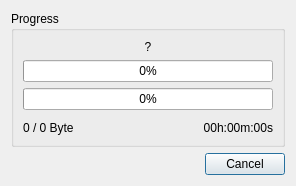
<?xml version="1.0" encoding="UTF-8"?>
<ui version="4.0">
 <class>Dialog_Upload</class>
 <widget class="QDialog" name="Dialog_Upload">
  <property name="geometry">
   <rect>
    <x>0</x>
    <y>0</y>
    <width>292</width>
    <height>185</height>
   </rect>
  </property>
  <property name="windowTitle">
   <string>Voice Upload</string>
  </property>
  <property name="windowIcon">
   <iconset resource="../rrcc.qrc">
    <normaloff>:/png/png/voice.png</normaloff>:/png/png/voice.png</iconset>
  </property>
  <layout class="QVBoxLayout" name="verticalLayout">
   <item>
    <widget class="QGroupBox" name="groupBox">
     <property name="title">
      <string>Progress</string>
     </property>
     <layout class="QVBoxLayout" name="verticalLayout_2">
      <item>
       <widget class="QLabel" name="label_file">
        <property name="minimumSize">
         <size>
          <width>250</width>
          <height>0</height>
         </size>
        </property>
        <property name="toolTip">
         <string>Filename</string>
        </property>
        <property name="text">
         <string notr="true">?</string>
        </property>
        <property name="alignment">
         <set>Qt::AlignCenter</set>
        </property>
       </widget>
      </item>
      <item>
       <widget class="QProgressBar" name="progressBar_upload">
        <property name="toolTip">
         <string>Upload Status</string>
        </property>
        <property name="value">
         <number>0</number>
        </property>
       </widget>
      </item>
      <item>
       <widget class="QProgressBar" name="progressBar_install">
        <property name="toolTip">
         <string>Install Status</string>
        </property>
        <property name="value">
         <number>0</number>
        </property>
       </widget>
      </item>
      <item>
       <layout class="QHBoxLayout" name="horizontalLayout">
        <property name="topMargin">
         <number>5</number>
        </property>
        <item>
         <widget class="QLabel" name="label_bytes">
          <property name="toolTip">
           <string>Transfered Bytes</string>
          </property>
          <property name="text">
           <string notr="true">0 / 0 Byte</string>
          </property>
          <property name="alignment">
           <set>Qt::AlignLeading|Qt::AlignLeft|Qt::AlignVCenter</set>
          </property>
         </widget>
        </item>
        <item>
         <widget class="QLabel" name="label_time">
          <property name="toolTip">
           <string>Elapsed Time</string>
          </property>
          <property name="text">
           <string notr="true">00h:00m:00s</string>
          </property>
          <property name="alignment">
           <set>Qt::AlignRight|Qt::AlignTrailing|Qt::AlignVCenter</set>
          </property>
         </widget>
        </item>
       </layout>
      </item>
     </layout>
    </widget>
   </item>
   <item>
    <widget class="QDialogButtonBox" name="buttonBox">
     <property name="standardButtons">
      <set>QDialogButtonBox::Cancel</set>
     </property>
    </widget>
   </item>
  </layout>
 </widget>
 <resources>
  <include location="../rrcc.qrc"/>
 </resources>
 <connections/>
</ui>
